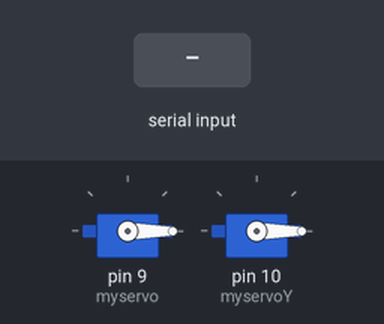
A sketch run on a simulated Arduino Uno, built with avr-gcc and run on an emulated ATmega328P. Parts: 2 × servo. Inputs (shaded band) come from the test bench.

Above: at 1.2 s.
1.3 s: "90,45\n" received over Serial
At 2.4 s:
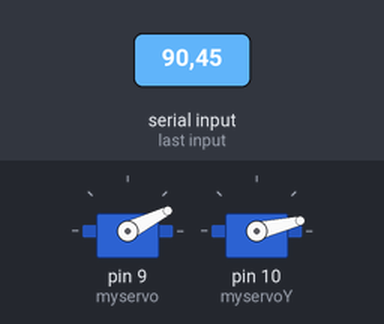
4.3 s: "30,150\n" received over Serial
At 4.7 s:
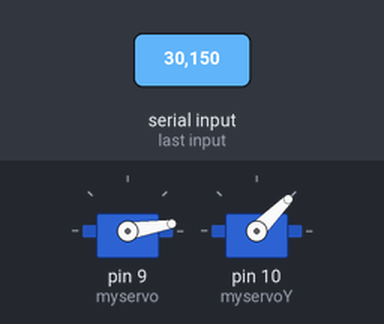
7.3 s: "200\n" received over Serial
At 8.8 s:
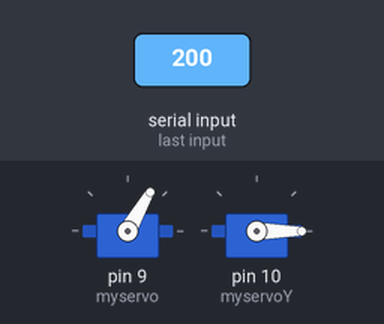
9.8 s: "1,90\n" received over Serial
At 11.2 s:
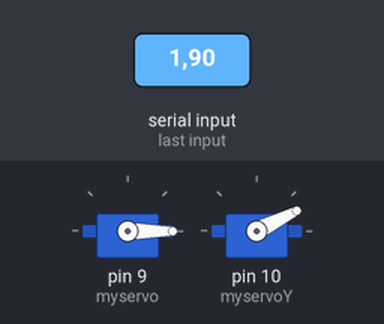
Timing chart, 0 to 13.3 s (numbered marks = the images above; inputs shaded):
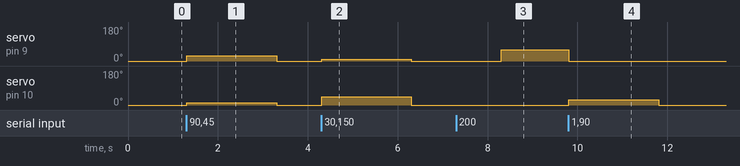

The sketch:

Servos.ino
```cpp
#include <Servo.h>

Servo myservo;
Servo myservoY;
int posX, posY;

void setup()
{
Serial.begin(9600);
myservo.attach(9);
myservoY.attach(10);

}

void loop()
{
 int val=map(posX,0,600,0,180);
  myservo.write(val);
  int val2=map(posY,0,600,0,180);
  myservoY.write(val2);

 // delay(50);
  }

void serialEvent() {
  if (Serial.available())
  {
    posX = Serial.parseInt();
    posY = Serial.parseInt();

  }
  }
```

Measured:
- after the input at 1.3 s, servo on pin 9 (myservo): 0° → 27° at once, → 0° 2.0 s later; servo on pin 10 (myservoY): 0° → 13° at once, → 0° 2.0 s later
- after the input at 4.3 s, servo on pin 9 (myservo): 0° → 9° at once, → 0° 2.0 s later; servo on pin 10 (myservoY): 0° → 45° at once, → 0° 2.0 s later
- after the input at 7.3 s, servo on pin 9 (myservo): 0° → 60° after 1.0 s
- after the input at 9.8 s, servo on pin 9 (myservo): 60° → 0° at once; servo on pin 10 (myservoY): 0° → 27° at once, → 0° 2.0 s later
